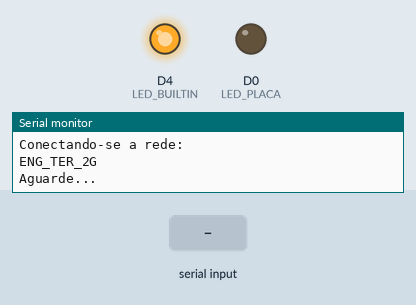
The sketch below on a simulated ESP8266 (NodeMCU). Parts: output pins drawn as LEDs (lit = HIGH, except the on-board LED, lit = LOW), the last lines printed to the serial monitor. The test bench sets the inputs (shaded band). WiFi joins after 1.5 s; servers stay silent unless stated.

Above: at 0.1 s.
At 4.7 s:
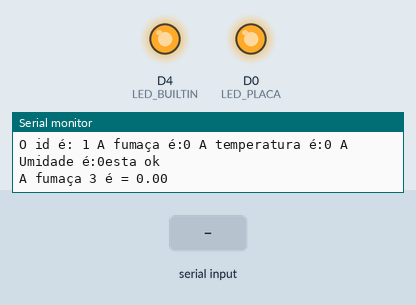
4.8 s: "90,45\n" received over the second serial link
At 12.4 s:
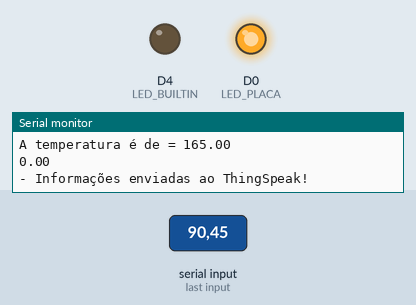
Timing chart, 0 to 14.0 s (numbered marks = the images above; inputs shaded):
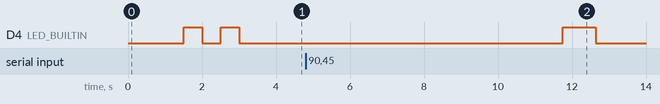

The sketch:

ReceptorItatiaia_28_09_22.ino
```cpp
#include <ESP8266WiFi.h> //essa biblioteca já vem com a IDE. Portanto, não é preciso baixar nenhuma biblioteca adicional
#include <SoftwareSerial.h>
/* defines - wi-fi */
#define SSID_REDE "ENG_TER_2G" /* coloque aqui o nome da rede que se deseja conectar */
#define SENHA_REDE "engenharia235" /* coloque aqui a senha da rede que se deseja conectar */
#define INTERVALO_ENVIO_THINGSPEAK 10000 /* intervalo entre envios de dados ao ThingSpeak (em ms) */

#define LED_PLACA 16


/* constantes e variáveis globais */
char endereco_api_thingspeak[] = "api.thingspeak.com";
String chave_escrita_thingspeak = "1KN92BJ3PJIITW0B";  /* Coloque aqui sua chave de escrita do seu canal */
unsigned long last_connection_time;

WiFiClient client;
SoftwareSerial loraSerial(D2, D3); // TX, RX
char fields_a_serem_enviados[100] = {0};
float temperatura_lida = 25.0;
float umidade_lida = 60.0;
float alerta = 1;
float estação = 3;
int ID = 1;
float fumaca1 = 0.0;
float fumaca2 = 0.0;
float fumaca3 = 0.0;
float fumaca4 = 0.0;
float fumaca5 = 0.0;
int temp=0, umidade=0, fumaca = 0;


/* prototypes */
void envia_informacoes_thingspeak(String string_dados);
void init_wifi(void);
void conecta_wifi(void);
void verifica_conexao_wifi(void);
void piscar(int tempo);
void Enviar_a_nuvem(void);
//void Processar_dados(void);
void Receber_dado(void);

/*
* Implementações
*/

/* Função: envia informações ao ThingSpeak
* Parâmetros: String com a informação a ser enviada
* Retorno: nenhum
*/
void envia_informacoes_thingspeak(String string_dados)
{
    if (client.connect(endereco_api_thingspeak, 80))
    {
        /* faz a requisição HTTP ao ThingSpeak */
        client.print("POST /update HTTP/1.1\n");
        client.print("Host: api.thingspeak.com\n");
        client.print("Connection: close\n");
        client.print("X-THINGSPEAKAPIKEY: "+chave_escrita_thingspeak+"\n");
        client.print("Content-Type: application/x-www-form-urlencoded\n");
        client.print("Content-Length: ");
        client.print(string_dados.length());
        client.print("\n\n");
        client.print(string_dados);

        last_connection_time = millis();
        Serial.println("- Informações enviadas ao ThingSpeak!");
        piscar(900);
    }
}

/* Função: inicializa wi-fi
* Parametros: nenhum
* Retorno: nenhum
*/
void init_wifi(void)
{
    Serial.println("------WI-FI -----");
    Serial.println("Conectando-se a rede: ");
    Serial.println(SSID_REDE);
    Serial.println("\nAguarde...");

    conecta_wifi();
}

/* Função: conecta-se a rede wi-fi
* Parametros: nenhum
* Retorno: nenhum
*/
void conecta_wifi(void)
{
    /* Se ja estiver conectado, nada é feito. */
    if (WiFi.status() == WL_CONNECTED)
    {
        return;
    }

    /* refaz a conexão */
    WiFi.begin(SSID_REDE, SENHA_REDE);

    while (WiFi.status() != WL_CONNECTED)
    {
        delay(100);
        digitalWrite(LED_PLACA, LOW);
    }

    Serial.println("Conectado com sucesso a rede wi-fi \n");
    Serial.println(SSID_REDE);
    digitalWrite(LED_PLACA, HIGH);
    piscar(500);
    piscar(500);
}

/* Função: verifica se a conexao wi-fi está ativa
* (e, em caso negativo, refaz a conexao)
* Parametros: nenhum
* Retorno: nenhum
*/
void verifica_conexao_wifi(void)
{
    conecta_wifi();
}

/* Função para piscar o led cada vez que a informação é enviada
 *
 *
 */
 void piscar(int tempo)
 {
  digitalWrite(LED_BUILTIN, HIGH);
  delay(tempo);
  digitalWrite(LED_BUILTIN, LOW);
  delay(tempo);
 }

 float ler_temperatura(void)
 {
  int valorObtido = analogRead(A0);
  float milivolts = (valorObtido/1024.0) * 3300;
  float celsius = milivolts/10;
  Serial.print("A temperatura é de = ");
  Serial.println(celsius);
  return(celsius);
 }

void setup()
{
    Serial.begin(9600);
    loraSerial.begin(9600);
    pinMode(LED_BUILTIN, OUTPUT);
    pinMode(LED_PLACA, OUTPUT);
    last_connection_time = 0;

    /* Inicializa sensor de temperatura e umidade relativa do ar */

    /* Inicializa e conecta-se ao wi-fi */
    init_wifi();
}
void Receber_dado()
{

int leitura = 0;
int conversoes = 0;


  // if there's any serial available, read it:
  while (loraSerial.available() > 0) {

    // look for the next valid integer in the incoming serial stream:
    leitura = loraSerial.parseInt();
    if (leitura == 0) {
      Serial.println("achei um texto");
      conversoes = conversoes + 1;
    }
    else
    {
      conversoes = conversoes + 1;
    }
    if (conversoes == 1)
    {
    ID = leitura;
    }
    if (conversoes == 2)
    {
    fumaca = leitura/100.0;
    }
    if (conversoes == 3)
    {
    temp = leitura/100.0;
    }
    if (conversoes == 4)
    {
    umidade = leitura/100.0;
    Serial.println(conversoes);
    Serial.println(umidade);
    }
  }
  conversoes = 0;
  Serial.print("O id é: ");
  Serial.print(ID);
  Serial.print(" A fumaça é:");
  Serial.print(fumaca);
  Serial.print(" A temperatura é:");
  Serial.print(temp);
  Serial.print(" A Umidade é:");
  Serial.print(umidade);
  Serial.println("esta ok");
  delay(1000);
}

 /*************************/

//loop principal
void loop()
{
    char fields_a_serem_enviados[100] = {0};
    float temperatura_lida = 0.0;
    float umidade_lida = 0.0;
    Receber_dado();
    Processar_dados();
    Serial.print("A fumaça 3 é = ");
    Serial.println(fumaca3);
    /* Força desconexão ao ThingSpeak (se ainda estiver conectado) */
    if (client.connected())
    {
        client.stop();
        Serial.println("- Desconectado do ThingSpeak");
        Serial.println();
    }

    /* Garante que a conexão wi-fi esteja ativa */
    verifica_conexao_wifi();

    /* Verifica se é o momento de enviar dados para o ThingSpeak */
    if( millis() - last_connection_time > INTERVALO_ENVIO_THINGSPEAK )
    {
        temperatura_lida = ler_temperatura();
        //temperatura_lida = dht.readTemperature();
        //umidade_lida = dht.readHumidity();
        //sprintf(fields_a_serem_enviados,"field1=%.2f&field2=%.2f", temperatura_lida, temperatura_lida);
        sprintf(fields_a_serem_enviados,"field1=%.2f&field2=%.2f&field3=%.2f&field4=%.2f&field5=%.2f", fumaca1, fumaca2,fumaca3,fumaca4,fumaca5);
        Serial.println(fumaca3);
        envia_informacoes_thingspeak(fields_a_serem_enviados);
    }

    delay(1000);
}


void Processar_dados()
{
    if (ID == 1)
    {
      fumaca1 = fumaca;
    }
    if (ID == 2)
    {
      fumaca2 = fumaca;
    }
     if (ID == 3)
    {

      fumaca3 = fumaca;

    }
     if (ID == 4)
    {
      fumaca4 = fumaca;
    }
     if (ID == 5)
    {
      fumaca5 = fumaca;
    }
    ID = 0;   //Direciona a proxima atualização a um id inexistente

}
```
